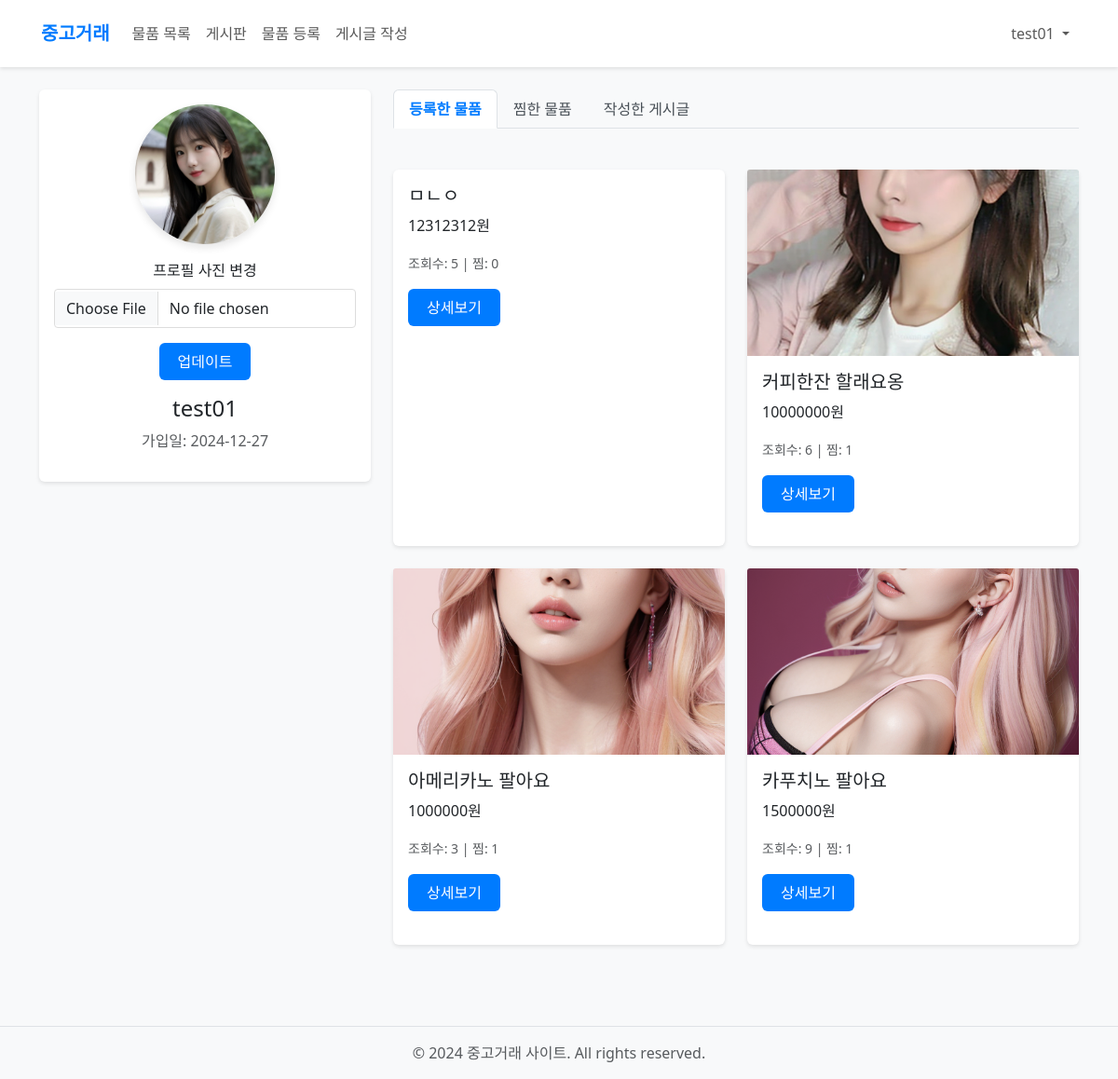
The page /accounts/profile/ (signed in) on the database its author committed.
### accounts/models.py (models this page shows, shortened)
class User(AbstractUser):
    profile_image = models.ImageField(upload_to='profiles/', blank=True, null=True)
    followings = models.ManyToManyField('self', symmetrical=False, related_name='followers')

### products/models.py (models this page shows, shortened)
class Product(models.Model):
    title = models.CharField(max_length=200)
    content = models.TextField()
    price = models.IntegerField()
    image = models.ImageField(upload_to='products/', blank=True, null=True)
    created_at = models.DateTimeField(auto_now_add=True)
    updated_at = models.DateTimeField(auto_now=True)
    user = models.ForeignKey(settings.AUTH_USER_MODEL, on_delete=models.CASCADE)
    likes = models.ManyToManyField(settings.AUTH_USER_MODEL, related_name='liked_products')
    hashtags = models.ManyToManyField(Hashtag, related_name='products')
    view_count = models.IntegerField(default=0)
    class Meta:
        ordering = ['-created_at']

### accounts/views.py (the view)
# urls.py: path('profile/', views.profile, name='profile'),
@login_required
def profile(request, username=None):
    User = get_user_model()
    if username is None:
        profile_user = request.user
    else:
        profile_user = get_object_or_404(User, username=username)
    if request.method == 'POST' and request.user == profile_user:
        form = ProfileUpdateForm(request.POST, request.FILES, instance=profile_user)
        if form.is_valid():
            form.save()
            messages.success(request, '프로필이 성공적으로 업데이트되었습니다.')
            return redirect('accounts:profile')
    else:
        form = ProfileUpdateForm(instance=profile_user)
    context = {
        'profile_user': profile_user,
        'form': form,
        'user_products': profile_user.product_set.all(),
        'liked_products': profile_user.liked_products.all(),
        'user_posts': profile_user.post_set.all(),
    }
    return render(request, 'accounts/profile.html', context)

### accounts/forms.py
class ProfileUpdateForm(forms.ModelForm):
    class Meta:
        model = get_user_model()
        fields = ['profile_image']
        widgets = {
            'profile_image': forms.FileInput(attrs={'class': 'form-control'}),
        }

### templates/accounts/profile.html (shortened to what this page needs)
{% extends 'base.html' %}
{% load static %}
{% block content %}
<div class="container">
<div class="row">
    <div class="col-md-4">
        <div class="card mb-4">
            <div class="card-body text-center">
                {% if profile_user.profile_image %}
                    <img src="{{ profile_user.profile_image.url }}" class="rounded-circle mb-3" style="width: 150px; height: 150px; object-fit: cover;" alt="프로필 이미지">
                {% else %}
                    <img src="{% static 'images/default_profile.png' %}" class="rounded-circle mb-3" style="width: 150px; height: 150px; object-fit: cover;" alt="기본 프로필 이미지">
                {% endif %}
                {% if user == profile_user %}
                    <form method="POST" enctype="multipart/form-data" class="mb-3">
                        <div class="mb-3">
                            <label for="{{ form.profile_image.id_for_label }}" class="form-label">프로필 사진 변경</label>
                            {{ form.profile_image }}
                        </div>
                        <button type="submit" class="btn btn-primary">업데이트</button>
                    </form>
                {% endif %}
                <h4 class="card-title">{{ profile_user.username }}</h4>
                <p class="text-muted">가입일: {{ profile_user.date_joined|date:"Y-m-d" }}</p>
            </div>
        </div>
    </div>
    <div class="col-md-8">
        <ul class="nav nav-tabs mb-4" id="myTab" role="tablist">
            <li class="nav-item" role="presentation">
                <button class="nav-link active" id="products-tab" data-bs-toggle="tab" data-bs-target="#products" type="button" role="tab">등록한 물품</button>
            </li>
            <li class="nav-item" role="presentation">
                <button class="nav-link" id="likes-tab" data-bs-toggle="tab" data-bs-target="#likes" type="button" role="tab">찜한 물품</button>
            </li>
            <li class="nav-item" role="presentation">
                <button class="nav-link" id="posts-tab" data-bs-toggle="tab" data-bs-target="#posts" type="button" role="tab">작성한 게시글</button>
            </li>
        </ul>
        <div class="tab-content" id="myTabContent">
            <div class="tab-pane fade show active" id="products" role="tabpanel">
                <div class="row">
                    {% for product in user_products %}
                        <div class="col-md-6 mb-4">
                            <div class="card h-100">
                                {% if product.image %}
                                    <img src="{{ product.image.url }}" class="card-img-top" alt="{{ product.title }}" style="height: 200px; object-fit: cover;">
                                {% endif %}
                                <div class="card-body">
                                    <h5 class="card-title">{{ product.title }}</h5>
                                    <p class="card-text">{{ product.price }}원</p>
                                    <p class="card-text">
                                        <small class="text-muted">
                                            조회수: {{ product.view_count }} |
                                            찜: {{ product.likes.count }}
                                        </small>
                                    </p>
                                    <a href="{% url 'products:detail' product.pk %}" class="btn btn-primary">상세보기</a>
                                </div>
                            </div>
                        </div>
                    {% empty %}
                        <p>등록한 물품이 없습니다.</p>
                    {% endfor %}
                </div>
            </div>
        </div>
    </div>
</div>
</div>
{% endblock %}

### templates/base.html (shortened to what this page needs)
{% load static %}
<!DOCTYPE html>
<html lang="ko">
<head>
<link href="https://cdn.jsdelivr.net/npm/bootstrap@5.3.0/dist/css/bootstrap.min.css" rel="stylesheet">
<link href="{% static 'css/style.css' %}" rel="stylesheet">
</head>
<body>
<nav class="navbar navbar-expand-lg navbar-light bg-light mb-4">
    <div class="container">
        <a class="navbar-brand" href="{% url 'products:index' %}">중고거래</a>
        <div class="collapse navbar-collapse" id="navbarNav">
            <ul class="navbar-nav me-auto">
                <li class="nav-item">
                    <a class="nav-link" href="{% url 'products:index' %}">물품 목록</a>
                </li>
                <li class="nav-item">
                    <a class="nav-link" href="{% url 'board:index' %}">게시판</a>
                </li>
                {% if user.is_authenticated %}
                    <li class="nav-item">
                        <a class="nav-link" href="{% url 'products:create' %}">물품 등록</a>
                    </li>
                    <li class="nav-item">
                        <a class="nav-link" href="{% url 'board:create' %}">게시글 작성</a>
                    </li>
                {% endif %}
            </ul>
            <ul class="navbar-nav">
                {% if user.is_authenticated %}
                    <li class="nav-item dropdown">
                        <a class="nav-link dropdown-toggle" href="#" id="userDropdown" role="button" data-bs-toggle="dropdown" aria-expanded="false">
                            {{ user.username }}
                        </a>
                    </li>
                {% endif %}
            </ul>
        </div>
    </div>
</nav>
<div class="content-wrapper">
    {% block content %}
    {% endblock %}
</div>
<footer class="footer py-3">
    <div class="container text-center">
        <span class="text-muted">© 2024 중고거래 사이트. All rights reserved.</span>
    </div>
</footer>
</body>
</html>

### static/css/style.css (style rules this page uses)
body { background-color: #f8f9fa; color: #333; }
.navbar { box-shadow: 0 2px 4px rgba(0,0,0,.1); background-color: #fff !important; padding: 1rem 2rem; }
.navbar-brand { font-weight: bold; color: #007bff !important; }
.card { border: none; box-shadow: 0 4px 6px rgba(0,0,0,.1); transition: transform 0.2s; margin-bottom: 20px; }
.card-img-top { height: 200px; object-fit: cover; }
.btn-primary { background-color: #007bff; border: none; padding: 8px 20px; transition: all 0.3s; }
.form-control { border: 1px solid #ddd; border-radius: 5px; padding: 8px 12px; }

### templates/base.html (style rules this page uses)
.navbar { box-shadow: 0 2px 4px rgba(0,0,0,.1); }
.footer { position: fixed; bottom: 0; width: 100%; background-color: #f8f9fa; border-top: 1px solid #dee2e6; }
.content-wrapper { margin-bottom: 100px; }

### templates/accounts/profile.html (style rules this page uses)
.nav-tabs .nav-link { color: #495057; }
.nav-tabs .nav-link.active { color: #007bff; font-weight: bold; }
.tab-content { padding: 20px 0; }
.card { transition: transform 0.2s; box-shadow: 0 2px 4px rgba(0,0,0,0.1); }
.card-img-top { border-top-left-radius: calc(0.25rem - 1px); border-top-right-radius: calc(0.25rem - 1px); }
.rounded-circle { box-shadow: 0 4px 8px rgba(0,0,0,0.1); }
.form-control { border-radius: 0.25rem; }
.btn-primary { background-color: #007bff; border-color: #007bff; }

### rows shown on the page
User: username "test01", profile_image (picture), date_joined "2024-12-27"
Product: title "ㅁㄴㅇ", price "12312312", view_count "5", likes.count "0"
Product: image (picture), title "커피한잔 할래요옹", price "10000000", view_count "6", likes.count "1"
Product: image (picture), title "아메리카노 팔아요", price "1000000", view_count "3", likes.count "1"
Product: image (picture), title "카푸치노 팔아요", price "1500000", view_count "9", likes.count "1"
